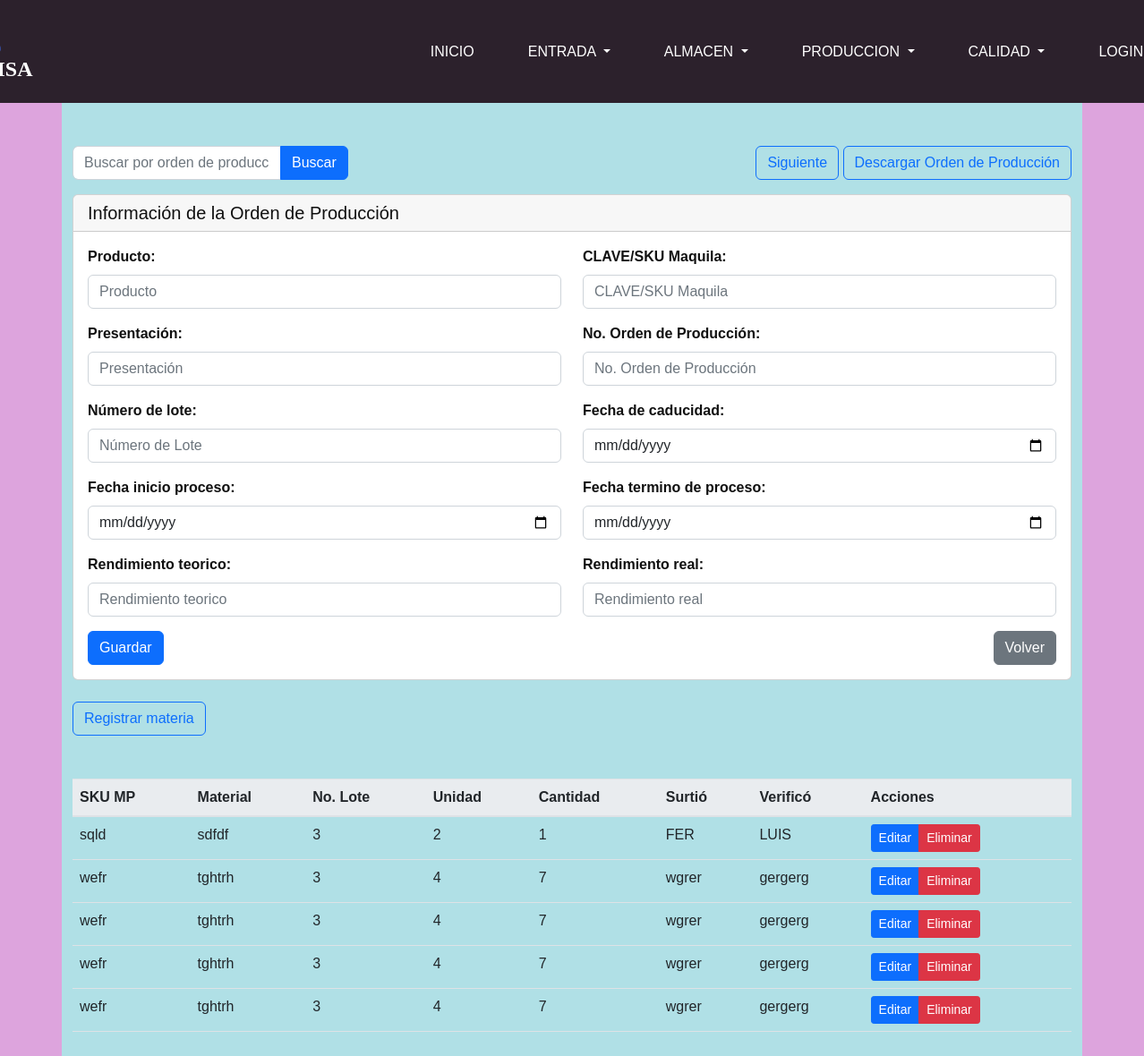
Screenshot of /ordenproduccion/list with the database file from the repository.
### contacts/models.py (models this page shows, shortened)
class DetalleOrden(models.Model):
    orden = models.ForeignKey(OrdenProduccion, related_name='detalles', on_delete=models.CASCADE)
    skump = models.CharField(max_length=100,verbose_name='SKU MP', null=True,blank=True)
    material = models.CharField(max_length=100,verbose_name='Material', null=True,blank=True)
    nolote = models.CharField(max_length=100,verbose_name='No. Lpte', null=True,blank=True)
    unidad = models.CharField(max_length=100,verbose_name='Unidad', null=True,blank=True)
    cantidad = models.CharField(max_length=100,verbose_name='Cantidad', null=True,blank=True)
    surtio = models.CharField(max_length=100,verbose_name='Surtió', null=True,blank=True)
    verifico = models.CharField(max_length=100,verbose_name='Verificó', null=True,blank=True)
    observaciones = models.CharField(max_length=100,verbose_name='Observaciones',null=True,blank=True)

### contacts/views.py (the view)
# urls.py: path('ordenproduccion/list', views.OrdenProduccionListView.as_view(),name='ordenproduccion_list'),
class OrdenProduccionListView(generic.ListView):
    model = DetalleOrden
    paginate_by = 5
    template_name = 'contacts/orden_produccion.html'
    def get_queryset(self) -> QuerySet[Any]:
        q = self.request.GET.get('q')
        if q:
            return DetalleOrden.objects.filter(material__icontains=q)
        return super().get_queryset()

### contacts/templates/contacts/orden_produccion.html (shortened to what this page needs)
{% extends 'contacts/menuprueba3.html' %}
{% load static %}
{% block content %}
<body >
    <div class="container py-5">
    <div class="d-flex justify-content-between mb-3">
        <form action="{% url 'buscar_orden_produccion' %}" method="get" style="max-width: 450px;">
            <div class="input-group">
                <input type="text" class="form-control" placeholder="Buscar por orden de producción" name="q" value="{{ request.GET.q }}">
                <button class="btn btn-primary">Buscar</button>
            </div>
        </form>
        <div>
            <a href="{% url 'orden_produccion2' %}" class="btn btn-outline-primary">Siguiente</a>
            <a href="{% url 'export_orden_produccion_pdf' %}" class="btn btn-outline-primary">Descargar Orden de Producción</a>
        </div>
    </div>
    <form method="post" action="{% url 'ordenproduccion_new' %}">
        <div class="card mb-4">
            <div class="card-header">
                <h5 class="mb-0">Información de la Orden de Producción</h5>
            </div>
            <div class="card-body">
                <form method="post" action="{% url 'ordenproduccion_new' %}">
                    <div class="row">
                        <div class="col-md-6 mb-3">
                            <label for="producto" class="form-label">Producto:</label>
                            <input type="text" id="producto" name="producto" class="form-control" value="{% if OrdenProduccion %}{{ OrdenProduccion.producto }}{% endif %}" placeholder="Producto" required>
                        </div>
                        <div class="col-md-6 mb-3">
                            <label for="clavesku_maquila" class="form-label">CLAVE/SKU Maquila:</label>
                            <input type="text" id="clavesku_maquila" name="clavesku_maquila" class="form-control" value="{% if OrdenProduccion %}{{ OrdenProduccion.claveskumaquila }}{% endif %}" placeholder="CLAVE/SKU Maquila" required>
                        </div>
                    </div>
                    <div class="row">
                        <div class="col-md-6 mb-3">
                            <label for="presentacion" class="form-label">Presentación:</label>
                            <input type="text" id="presentacion" name="presentacion" class="form-control" value="{% if OrdenProduccion %}{{ OrdenProduccion.presentacion }}{% endif %}" placeholder="Presentación" required>
                        </div>
                        <div class="col-md-6 mb-3">
                            <label for="noorden_produccion" class="form-label">No. Orden de Producción:</label>
                            <input type="text" id="noorden_produccion" name="noorden_produccion" class="form-control" value="" placeholder="No. Orden de Producción" required>
                        </div>
                    </div>
                    <div class="row">
                        <div class="col-md-6 mb-3">
                            <label for="numero_lote" class="form-label">Número de lote:</label>
                            <input type="text" id="numero_lote" name="numero_lote" class="form-control" value="{% if OrdenProduccion %}{{ OrdenProduccion.numerolote }}{% endif %}" placeholder="Número de Lote" required>
                        </div>
                        <div class="col-md-6 mb-3">
                            <label for="fecha_caducidad" class="form-label">Fecha de caducidad:</label>
                            <input type="date" id="fecha_caducidad" name="fecha_caducidad" class="form-control" value="{% if OrdenProduccion %}{{ OrdenProduccion.fechacaducidad }}{% endif %}" required>
                        </div>
                    </div>
                    <div class="row">
                        <div class="col-md-6 mb-3">
                            <label for="fechainicio_proceso" class="form-label">Fecha inicio proceso:</label>
                            <input type="date" id="fechainicio_proceso" name="fechainicio_proceso" class="form-control" value="{% if OrdenProduccion %}{{ OrdenProduccion.fechainicioproceso }}{% endif %}" required>
                        </div>
                        <div class="col-md-6 mb-3">
                            <label for="fechatermino_proceso" class="form-label">Fecha termino de proceso:</label>
                            <input type="date" id="fechatermino_proceso" name="fechatermino_proceso" class="form-control" value="{% if OrdenProduccion %}{{ OrdenProduccion.fechaterminoproceso }}{% endif %}" required>
                        </div>
                    </div>
                    <div class="row">
                        <div class="col-md-6 mb-3">
                            <label for="rendimiento_teorico" class="form-label">Rendimiento teorico:</label>
                            <input type="number" id="rendimiento_teorico" name="rendimiento_teorico" class="form-control" value="" placeholder="Rendimiento teorico" required>
                        </div>
                        <div class="col-md-6 mb-3">
                            <label for="rendimiento_real" class="form-label">Rendimiento real:</label>
                            <input type="number" id="rendimiento_real" name="rendimiento_real" class="form-control" value="{% if OrdenProduccion %}{{ OrdenProduccion.rendimientoreal }}{% endif %}" placeholder="Rendimiento real" required>
                        </div>
                    </div>
                    <div class="d-flex justify-content-between">
                        <button type="submit" class="btn btn-primary">Guardar</button>
                        <a href="{% url 'Menu' %}" class="btn btn-secondary">Volver</a>
                    </div>
                </form>
            </div>
        </div>
    </form>
    <a href="{% url 'detalleorden_new' %}" class="btn btn-outline-primary">
        Registrar materia
    </a>
    <div class="table-responsive">
        <table class="table table-hover mt-5">
            <thead>
                <tr>
                    <th>SKU MP</th>
                    <th>Material</th>
                    <th>No. Lote</th>
                    <th>Unidad</th>
                    <th>Cantidad</th>
                    <th>Surtió</th>
                    <th>Verificó</th>
                    <th>Acciones</th>
                </tr>
            </thead>
            <tbody>
                {% for DetalleOrden in object_list %}
                <tr>
                    <td>{{ DetalleOrden.skump|default:'-' }}</td>
                    <td>{{ DetalleOrden.material|default:'-' }}</td>
                    <td>{{ DetalleOrden.nolote|default:'-' }}</td>
                    <td>{{ DetalleOrden.unidad|default:'-' }}</td>
                    <td>{{ DetalleOrden.cantidad|default:'-' }}</td>
                    <td>{{ DetalleOrden.surtio|default:'-' }}</td>
                    <td>{{ DetalleOrden.verifico|default:'-' }}</td>
                    <td>
                        <div class="btn-group btn-group-sm">
                            <a href="{% url 'ordenproduccion_edit' DetalleOrden.pk %}" class="btn btn-primary">Editar</a>
                            <a href="{% url 'ordenproduccion_delete' DetalleOrden.pk %}" class="btn btn-danger">Eliminar</a>
                        </div>
                    </td>
                </tr>
                {% endfor %}
            </tbody>
        </table>
    </div>
</div>
</body>
{% endblock content %}

### contacts/templates/contacts/orden_produccion.html (style rules this page uses)
.form-label { font-weight: bold; }
.table th { background-color: #e9ecef; }
.container { background-color: #B0E0E6; }
html, body { background-color:rgb(221, 160, 221,0.8); }

### rows the page displays
DetalleOrden: skump "sqld", material "sdfdf", nolote "3", unidad "2", cantidad "1", surtio "FER", verifico "LUIS"
DetalleOrden: skump "wefr", material "tghtrh", nolote "3", unidad "4", cantidad "7", surtio "wgrer", verifico "gergerg"
DetalleOrden: skump "wefr", material "tghtrh", nolote "3", unidad "4", cantidad "7", surtio "wgrer", verifico "gergerg"
DetalleOrden: skump "wefr", material "tghtrh", nolote "3", unidad "4", cantidad "7", surtio "wgrer", verifico "gergerg"
DetalleOrden: skump "wefr", material "tghtrh", nolote "3", unidad "4", cantidad "7", surtio "wgrer", verifico "gergerg"
